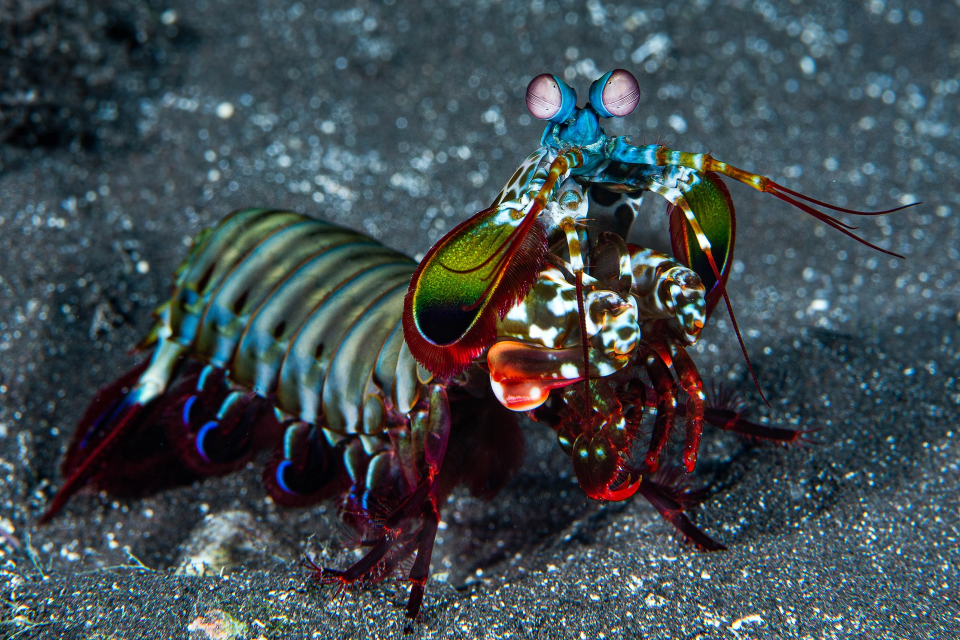
#> input picture lab6/pracadomowa6/shrimp.jpg, 1920 x 1280 px (shown at 1/2 size)
$ python pracadomowa6.py
#> lines starting #> are read from the running program, lines starting #| are printed output that depends on the picture
from PIL import Image, ImageFilter, ImageChops, ImageOps
import matplotlib.pyplot as plt
import numpy as np
import matplotlib.pyplot as plt
import math

shrimp = Image.open("shrimp.jpg")
#> shrimp is the input picture: PIL image 1920x1280 RGB; mean R, G, B 63.9, 75.1, 79.9

# [209 lines of commented-out code are left out]
s_w = 0.15
s_h = 0.27
# [55 lines of commented-out code are left out]

rotato60 = shrimp.rotate(60, expand=1, fillcolor=(255,0,0))
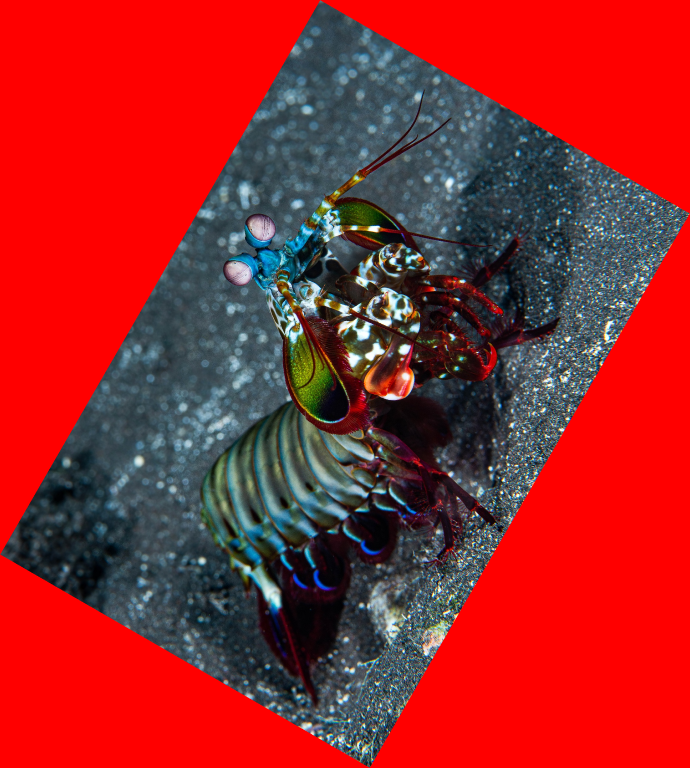
#> rotato60: PIL image 2070x2304 RGB (shown at 1/3 size); mean R, G, B 156.5, 38.7, 41.2
rotato_300 = shrimp.rotate(-300, expand=1, fillcolor=(0, 300, 0))
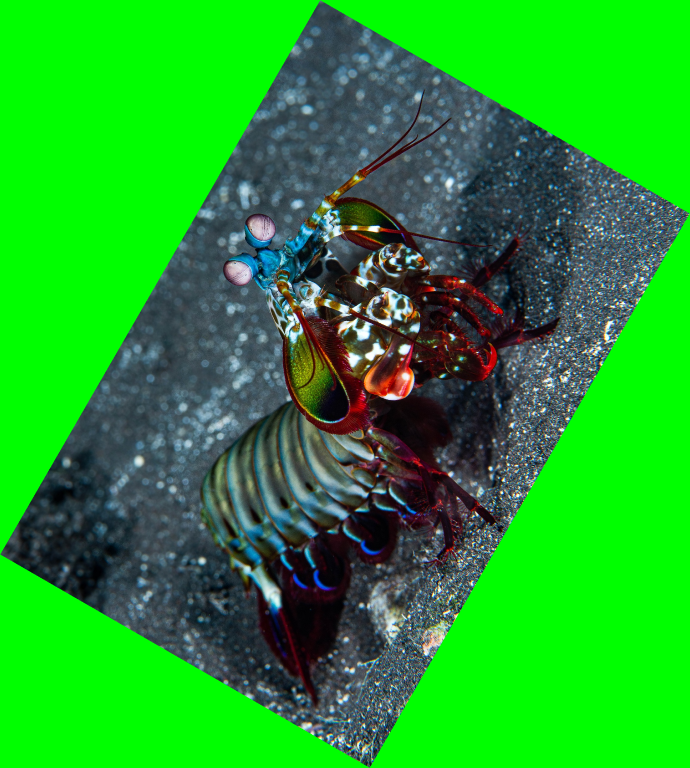
#> rotato_300: PIL image 2070x2304 RGB (shown at 1/3 size); mean R, G, B 32.9, 162.3, 41.2
rotato300 = shrimp.rotate(300, expand=0, fillcolor=(0, 300, 0))
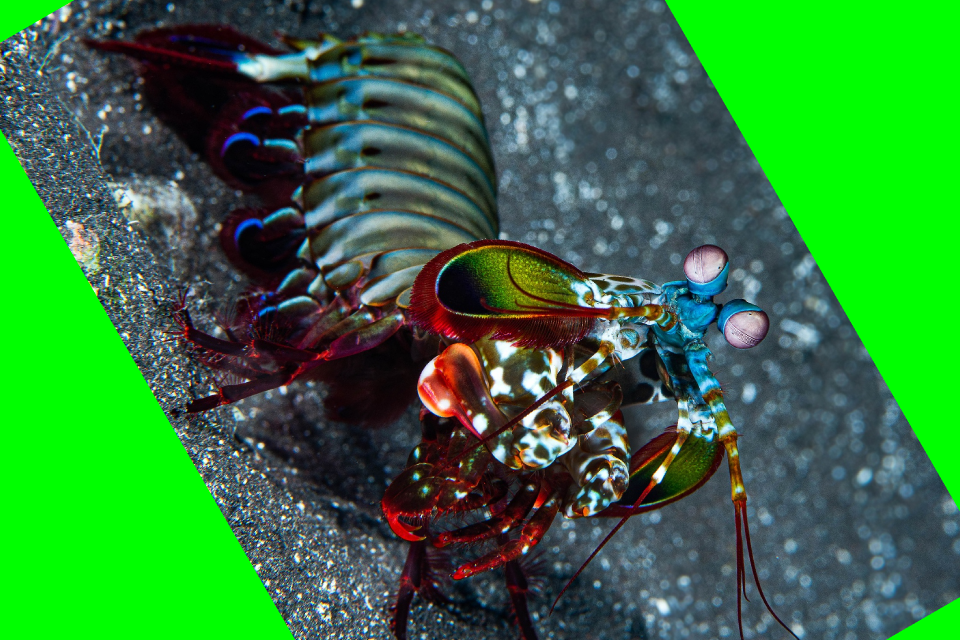
#> rotato300: PIL image 1920x1280 RGB (shown at 1/2 size); mean R, G, B 49.7, 120.4, 59
rotato60.show()
rotato_300.show()
rotato300.show()

plt.subplot(1,3,1)
plt.title("rotacja 60, powiększony")
plt.imshow(rotato60)
plt.axis('off')
plt.subplot(1,3,2)
plt.title("rotacja -300, powiększony")
plt.imshow(rotato_300)
plt.axis('off')
plt.subplot(1,3,3)
plt.title("rotacja 300, przycięty")
plt.imshow(rotato300)
plt.axis('off')
plt.subplots_adjust(wspace=0.05, hspace=0.15)
plt.savefig("fig7.png")
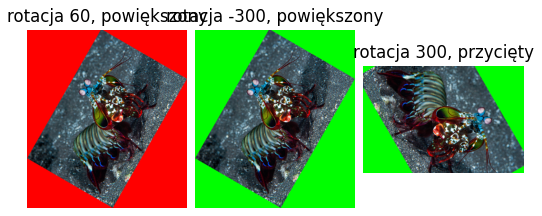
#> figure drawn by matplotlib, 3 panels
plt.show()

$ run again, with lab6/pracadomowa6/zeby.png saved as lab6/pracadomowa6/shrimp.jpg
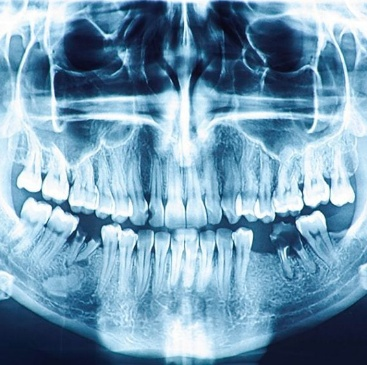
#> input picture lab6/pracadomowa6/zeby.png, 367 x 365 px
#> shrimp is the input picture: PIL image 367x365 RGB; mean R, G, B 117.8, 156, 180.6
#> `rotato300 = shrimp.rotate(300, expand=0, fillcolor=(0, 300, 0))`:
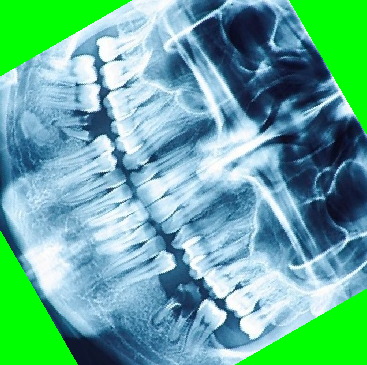
#> rotato300: PIL image 367x365 RGB; mean R, G, B 101.7, 175.2, 156.8
#> `plt.savefig("fig7.png")`:
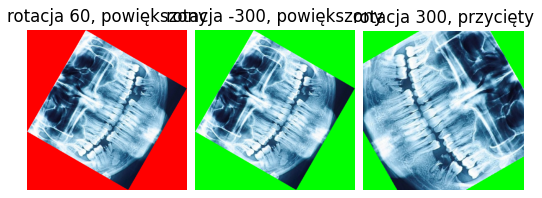
#> figure drawn by matplotlib, 3 panels
